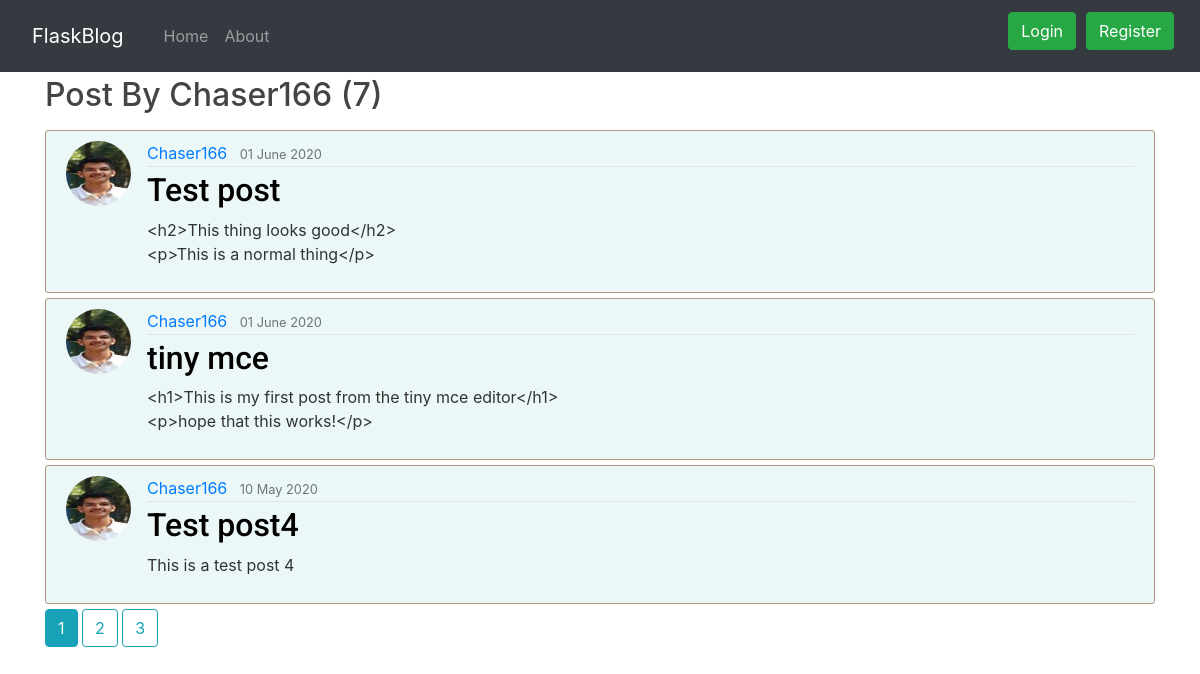
The page /user/Chaser166 on the database as committed earlier.
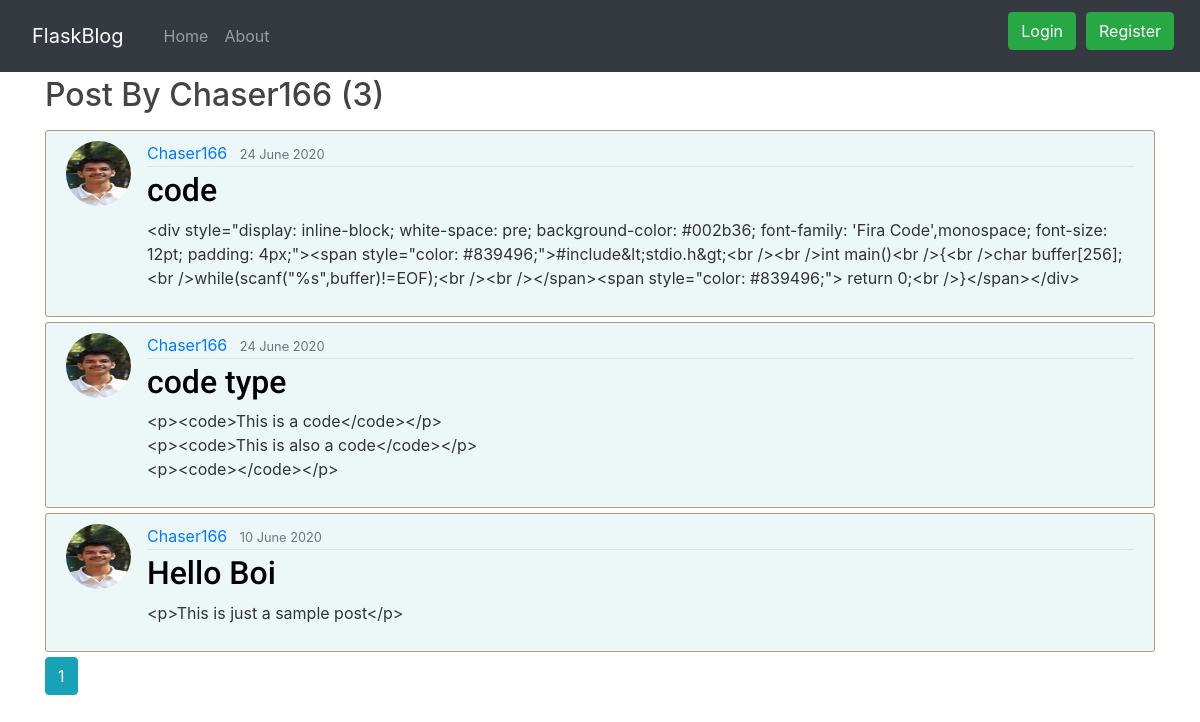
The same page on the database as committed later.
### flaskblog/models.py (models this page shows, shortened)
class Post(db.Model):
    id = db.Column(db.Integer, primary_key=True)
    title = db.Column(db.String(50), nullable=False)
    date_posted = db.Column(db.DateTime, nullable=False,
                            default=datetime.utcnow)
    content = db.Column(db.Text, nullable=False)
    user_id = db.Column(db.Integer, db.ForeignKey('user.id'), nullable=False)

class User(db.Model, UserMixin):
    id = db.Column(db.Integer, primary_key=True)
    username = db.Column(db.String(20), unique=True, nullable=False)
    email = db.Column(db.String(50), unique=True, nullable=False)
    image_file = db.Column(db.String(20), nullable=True,
                           default='default.jpg')
    password = db.Column(db.String(60), nullable=False)
    posts = db.relationship('Post', backref='author', lazy=True)

### flaskblog/users/routes.py (the view)
@users.route('/user/<string:username>')
def user_posts(username):
    page = request.args.get('page', 1, type=int)
    user = User.query.filter_by(username=username).first_or_404()
    posts = Post.query.filter_by(author=user)\
                .order_by(Post.date_posted.desc())\
                .paginate(per_page=3, page=page)
    return render_template('user_posts.html', posts=posts, user=user)

### flaskblog/templates/user_posts.html
{% extends "layout.html" %}
{%block content%}
<h2 class="mb-3">Post By {{ user.username }} ({{ posts.total }})</h2>
{% for post in posts.items %}
<article class="media content-section">
    <img class="rounded-circle article-img" src="{{ url_for('static',filename='images/'+post.author.image_file) }}">
    <div class="media-body">
        <div class="article-metadata">
            <a class="mr-2"
                href="{{ url_for('users.user_posts',username = post.author.username) }}">{{ post.author.username }}</a>
            <small class="text-muted">{{ post.date_posted.strftime('%d %B %Y') }}</small>
        </div>
        <h2><a class="article-title" href="{{ url_for('posts.post',post_id = post.id )}}">{{ post.title }}</a></h2>
        <p class=" article-content">{{ post.content }}</p>
    </div>
</article>
{% endfor %}
{% for page_num in posts.iter_pages(left_edge = 1,right_edge = 1,left_current = 1,right_current = 2) %}
{% if page_num %}
{% if page_num == posts.page %}
<a class="btn btn-info mb-4"
    href="{{ url_for('users.user_posts',page = page_num,username = user.username) }}">{{page_num}}</a>
{% else %}
<a class="btn btn-outline-info mb-4"
    href="{{ url_for('users.user_posts',page = page_num,username = user.username) }}">{{page_num}}</a>
{% endif %}
{% else %}
...
{% endif %}
{% endfor %}
{% endblock content%}

Rows that differ between the two databases and show on the page:
removed Post: image_file (picture), author.username "Chaser166", date_posted "01 June 2020", title "Test post", content "<h2>This thing looks good</h2> <p>This is a normal thing</p>"
removed Post: image_file (picture), author.username "Chaser166", date_posted "01 June 2020", title "tiny mce", content "<h1>This is my first post from the tiny mce editor</h1> <p>hope that this works!</p>"
removed Post: image_file (picture), author.username "Chaser166", date_posted "10 May 2020", title "Test post4", content "This is a test post 4"
now on this page (row edited): Post: image_file (picture), author.username "Chaser166", date_posted "24 June 2020", title "code", content "<div style=\"display: inline-block; white-space: pre; background-color: #002b36; font-family: 'Fira Code',monospace; font-size: 12pt; padding: 4px;\"><span style=\"color: #839496;\">#include&lt;stdio.h&gt;<br /><br />int main()<br />{<br />char buffer[256];<br />while(scanf(\"%s\",buffer)!=EOF);<br /><br /></span><span style=\"color: #839496;\"> return 0;<br />}</span></div>"
now on this page (row edited): Post: image_file (picture), author.username "Chaser166", date_posted "24 June 2020", title "code type", content "<p><code>This is a code</code></p> <p><code>This is also a code</code></p> <p><code></code></p>"
now on this page (row edited): Post: image_file (picture), author.username "Chaser166", date_posted "10 June 2020", title "Hello Boi", content "<p>This is just a sample post</p>"
Other text that changed with them:
{{ posts.total }}: "7" → "3"
list line gone: "2"
list line gone: "3"
